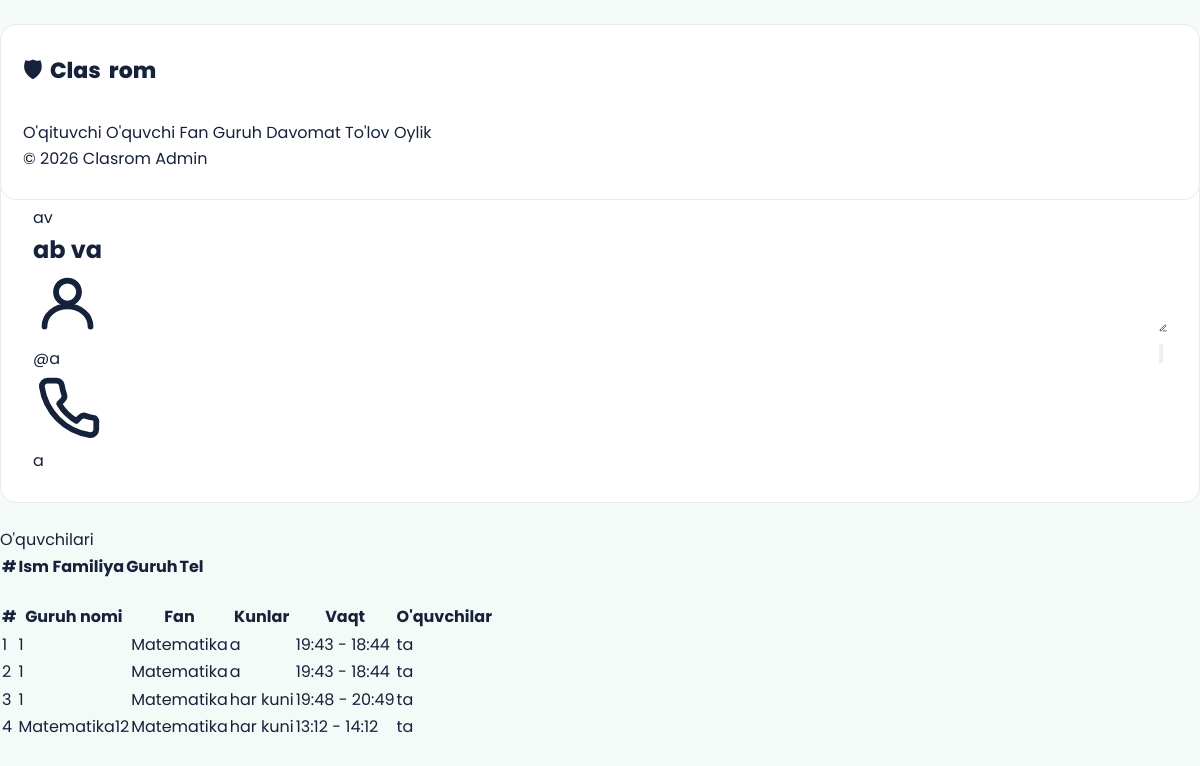
The page /teachers/6/ on the database its author committed.
### accounts/models.py (models this page shows)
class User(AbstractUser):
    ROLE = (
        ('ceo','Ceo'),
        ('teacher','Teacher'),
        ('student','Student'),
        ('none','none')
    )
    phone = models.CharField(max_length=55)
    role = models.CharField(max_length=20, choices=ROLE, default='student')

### groups/models.py (models this page shows)
class Groups(models.Model):
    name = models.CharField(max_length=55)
    teacher = models.ForeignKey(User, on_delete=models.CASCADE, related_name='teacher_groups')
    subject = models.ForeignKey(Subject,on_delete=models.CASCADE)
    created_at = models.DateField(auto_now_add=True)
    start_time = models.TimeField()
    end_time = models.TimeField()
    days = models.CharField(max_length=55)

class Subject(models.Model):
    name = models.CharField(max_length=55)
    created_at = models.DateField(auto_now=True)

### accounts/views.py (the view)
# urls.py: path('teachers/<int:pk>/', TeacherDetailView.as_view(), name='teacher_detail'),
class TeacherDetailView(View):
    def get(self, request, pk):
        teacher = get_object_or_404(User, pk=pk)
        groups = Groups.objects.filter(teacher=teacher)
        context = {
            'teacher': teacher,
            'groups': groups,
        }
        return render(request, 'ceo/teacher/teacher-detail.html', context)

### templates/ceo/teacher/teacher-detail.html (shortened to what this page needs)
{% load static %}
<!DOCTYPE html>
<html lang="uz">
<head>
<link rel="stylesheet" href="{% static 'ceo/teacher/teacher_detail.css' %}">
</head>
<body>
<aside class="sidebar">
  <div class="logo"><span class="shield">🛡</span>Clas<span>rom</span></div>
  <nav class="nav">
    <a href="{% url 'accounts:teacher_list' %}" class="nav-item active">O'qituvchi</a>
    <a href="{% url 'accounts:student' %}" class="nav-item">O'quvchi</a>
    <a href="{% url 'groups:subject_list' %}" class="nav-item">Fan</a>
    <a href="{% url 'groups:group_list' %}" class="nav-item">Guruh</a>
    <a href="#" class="nav-item">Davomat</a>
    <a href="#" class="nav-item">To'lov</a>
    <a href="#" class="nav-item">Oylik</a>
  </nav>
  <div class="sidebar-foot">© 2026 Clasrom Admin</div>
</aside>
<main class="main">
  <div class="profile-card">
    <div class="profile-info">
      <div class="profile-avatar">
        {{ teacher.first_name|slice:":1" }}{{ teacher.last_name|slice:":1" }}
      </div>
      <div class="profile-meta">
        <h2 class="profile-name">{{ teacher.first_name }} {{ teacher.last_name }}</h2>
        <div class="profile-rows">
          <div class="profile-row">
            <svg viewBox="0 0 24 24" fill="none" stroke="currentColor" stroke-width="2" stroke-linecap="round" stroke-linejoin="round"><circle cx="12" cy="8" r="4"/><path d="M4 20c0-4 3.6-7 8-7s8 3 8 7"/></svg>
            <span>@{{ teacher.username }}</span>
          </div>
          <div class="profile-row">
            <span>{{ teacher.phone|default:"Telefon kiritilmagan" }}</span>
          </div>
        </div>
      </div>
    </div>
    <div class="profile-actions">
      <a href="{% url 'accounts:update_teacher' teacher.pk %}" class="icon-btn edit" title="Tahrirlash">
        <svg viewBox="0 0 24 24" fill="none" stroke="currentColor" stroke-width="2" stroke-linecap="round" stroke-linejoin="round"><path d="M12 20h9"/><path d="M16.5 3.5a2.12 2.12 0 0 1 3 3L7 19l-4 1 1-4Z"/></svg>
      </a>
      <form method="post" action="#" style="display:inline;" onsubmit="return confirm('Rostdan ham o\'chirishni tasdiqlaysizmi?');">
        <button type="submit" class="icon-btn del" title="O'chirish">
        </button>
      </form>
    </div>
  </div>
  <div class="detail-tabs">
    <a href="#oquvchilar" class="detail-tab active">O'quvchilari</a>
  </div>
  <div class="detail-table-wrap" id="oquvchilar">
    <table class="detail-table">
      <thead>
        <tr>
          <th>#</th>
          <th>Ism Familiya</th>
          <th>Guruh</th>
          <th>Tel</th>
        </tr>
      </thead>
    </table>
  </div>
  <div class="detail-table-wrap" id="guruhlar" style="margin-top: 20px;">
    <table class="detail-table">
      <thead>
        <tr>
          <th>#</th>
          <th>Guruh nomi</th>
          <th>Fan</th>
          <th>Kunlar</th>
          <th>Vaqt</th>
          <th>O'quvchilar</th>
        </tr>
      </thead>
      <tbody>
        {% for group in groups %}
        <tr>
          <td>{{ forloop.counter }}</td>
          <td>{{ group.name }}</td>
          <td>{{ group.subject.name }}</td>
          <td>{{ group.days }}</td>
          <td>{{ group.start_time|time:"H:i" }} - {{ group.end_time|time:"H:i" }}</td>
          <td>{{ group.student_memberships.count }} ta</td>
        </tr>
        {% empty %}
        <tr>
          <td colspan="6" style="text-align:center; padding:40px; color:var(--muted);">
            Hozircha guruhlar mavjud emas
          </td>
        </tr>
        {% endfor %}
      </tbody>
    </table>
  </div>
</main>
</body>
</html>

### static/ceo/teacher/teacher_detail.css (style rules this page uses)
* { margin: 0; padding: 0; box-sizing: border-box; }
:root { --green: #2fae6c; --green-dark: #1f8f57; --green-light: #eafaf1; --purple: #6c63ff; --purple-light: #eef0ff; --orange: #ff8a5c; --orange-light: #fff0e9; --pink: #ff6b9d; --pink-light: #ffeef4; --yellow: #ffc542; --yellow-light: #fff8e6; --red: #ff5c5c; --red-light: #ffecec; --text-dark: #16213a; --text-gray: #6b7280; --bg-tint: #f4faf7; --border: #e7ebe9; --radius: 16px; }
html { scroll-behavior: smooth; }
body { font-family: 'Poppins', sans-serif; color: var(--text-dark); background: var(--bg-tint); line-height: 1.6; }
a { text-decoration: none; color: inherit; }
.sidebar { background: #fff; border: 1px solid var(--border); border-radius: var(--radius); padding: 28px 22px; position: sticky; top: 24px; }
.logo { display: flex; align-items: center; gap: 8px; font-size: 22px; font-weight: 800; margin-bottom: 32px; }
.profile-card { background: #fff; border: 1px solid var(--border); border-radius: var(--radius); padding: 28px 32px; display: flex; align-items: center; justify-content: space-between; gap: 20px; margin-bottom: 24px; flex-wrap: wrap; }

### rows shown on the page
User: first_name "a", last_name "v", first_name "ab", last_name "va", username "a", phone "a"
Groups: name "1", subject.name "Matematika", days "a", start_time "19:43", end_time "18:44"
Groups: name "1", subject.name "Matematika", days "a", start_time "19:43", end_time "18:44"
Groups: name "1", subject.name "Matematika", days "har kuni", start_time "19:48", end_time "20:49"
Groups: name "Matematika12", subject.name "Matematika", days "har kuni", start_time "13:12", end_time "14:12"
